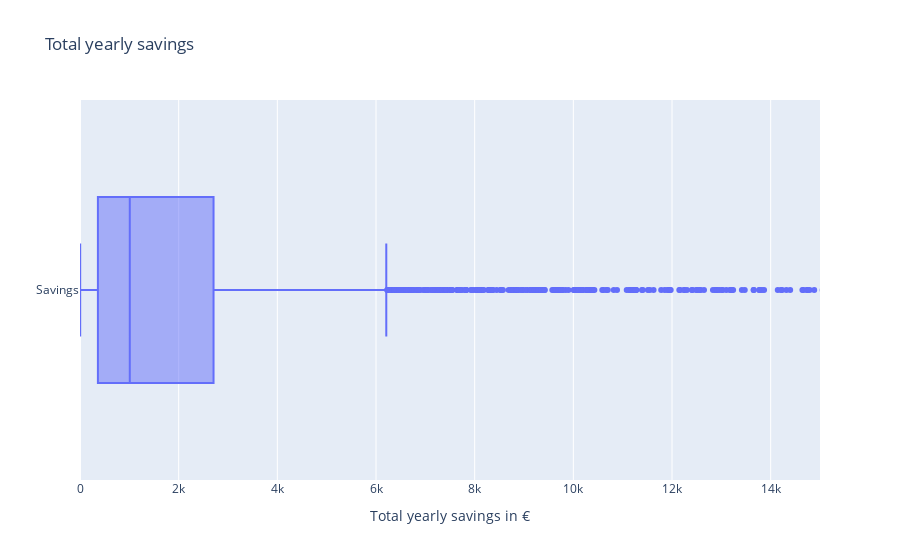

Notebook source saved alongside this figure:
### Markdown cell above
## Total savings

### Code cell
abs_yearly_savings = abs_diff["total_yearly_costs_eur"].copy()
abs_yearly_savings.name = "Total yearly savings in eur"
print(abs_yearly_savings.describe().drop("count").to_markdown())

fig_df = abs_diff.copy()
fig_df = fig_df.rename(columns={"total_yearly_costs_eur": "Savings"})
fig = px.box(
    data_frame=fig_df,
    x=["Savings"],
    title="Total yearly savings")
fig.update_layout(xaxis_title="Total yearly savings in €", yaxis_title="")
fig.update_xaxes(range=[0, 15e3])
fig.show()

### Figure 1 — Plotly figure (JSON) as saved in the notebook; plotly's stock layout.template omitted (floating-point values rounded to 4 significant figures; data arrays with more than 128 entries replaced by an {"elided": "..."} marker saying what was removed)
{"data": [{"alignmentgroup": "True", "hovertemplate": "value=%{x}<br>variable=%{y}<extra></extra>", "legendgroup": "", "marker": {"color": "#636efa"}, "name": "", "notched": false, "offsetgroup": "", "orientation": "h", "showlegend": false, "type": "box", "x": {"elided": "3644 float values"}, "x0": " ", "xaxis": "x", "y": {"elided": "3644 str values"}, "y0": " ", "yaxis": "y"}], "layout": {"boxmode": "group", "legend": {"tracegroupgap": 0}, "title": {"text": "Total yearly savings"}, "xaxis": {"anchor": "y", "domain": [0, 1], "range": [0, 15000], "title": {"text": "Total yearly savings in €"}}, "yaxis": {"anchor": "x", "domain": [0, 1], "title": {"text": ""}}}}
